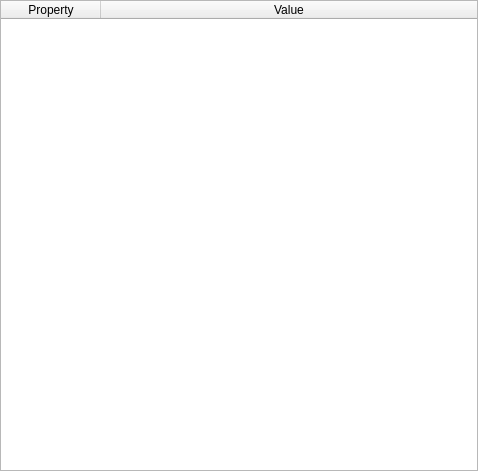
<?xml version="1.0" encoding="UTF-8"?>
<ui version="4.0">
 <class>PropertyList</class>
 <widget class="QWidget" name="PropertyList">
  <property name="geometry">
   <rect>
    <x>0</x>
    <y>0</y>
    <width>478</width>
    <height>471</height>
   </rect>
  </property>
  <property name="windowTitle">
   <string>Form</string>
  </property>
  <layout class="QGridLayout" name="gridLayout">
   <property name="margin">
    <number>0</number>
   </property>
   <property name="spacing">
    <number>0</number>
   </property>
   <item row="0" column="0">
    <widget class="QTableWidget" name="m_Table">
     <property name="alternatingRowColors">
      <bool>true</bool>
     </property>
     <property name="sortingEnabled">
      <bool>true</bool>
     </property>
     <property name="wordWrap">
      <bool>false</bool>
     </property>
     <attribute name="horizontalHeaderVisible">
      <bool>true</bool>
     </attribute>
     <attribute name="horizontalHeaderCascadingSectionResizes">
      <bool>false</bool>
     </attribute>
     <attribute name="horizontalHeaderStretchLastSection">
      <bool>true</bool>
     </attribute>
     <attribute name="verticalHeaderVisible">
      <bool>false</bool>
     </attribute>
     <column>
      <property name="text">
       <string>Property</string>
      </property>
     </column>
     <column>
      <property name="text">
       <string>Value</string>
      </property>
     </column>
    </widget>
   </item>
  </layout>
 </widget>
 <resources/>
 <connections/>
</ui>
